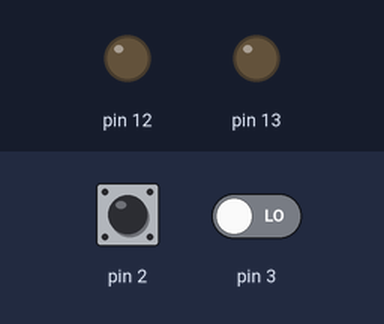
Bench run of a sketch on a simulated Arduino Uno, built with avr-gcc and run on an emulated ATmega328P. On the bench: output pins drawn as LEDs (lit = HIGH). Dashed ring = blinking. Inputs (shaded band) come from the test bench; at power-on: pin 2 LOW, pin 3 LOW.

Above: at 1.2 s.
1.3 s: pin 2 driven HIGH
At 1.9 s:
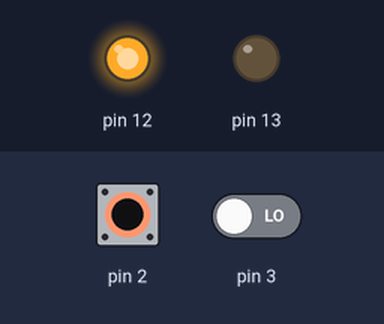
2.8 s: pin 3 driven HIGH
At 4.0 s:
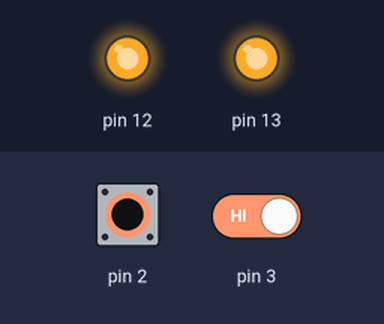
4.3 s: pin 2 pulsed LOW 5 times (0.12 s each, 0.3 s apart)
At 5.9 s:
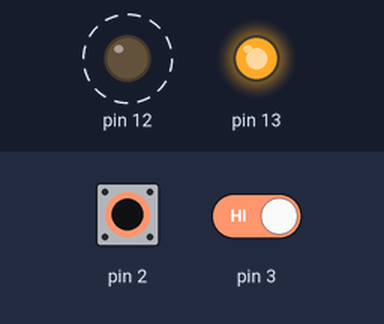
Timing chart, 0 to 7.4 s (numbered marks = the images above; inputs shaded):
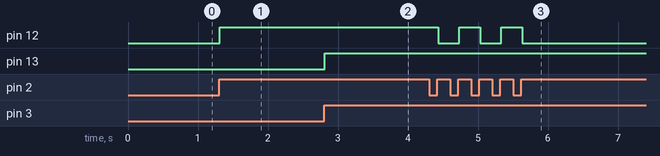

The sketch:

Chattering_Debounce_Struct_1107.ino
```cpp
#define Serialonoff 0

struct TOGLE
{
  char togle_name[20];
  const int BT_pin;
  const int LED_pin;
  int LED_State;
  int BT_State;
  int last_BT_State;
  unsigned int cnt;
  int reading;
};

// (name, BT_pin, LED_pin, LED_State, BT_State, last_BT_State, cnt, reading)
TOGLE A = { "A", 2, 12, LOW, LOW, HIGH, 0};
TOGLE B = { "B", 3, 13, LOW, LOW, HIGH, 0};

// 소프트웨어적으로 처리하는 것 좋지않음
// 시정수를 계산 후 Delay Time을 지연회로로 처리하는 것이 바람직함
unsigned long lastDebounceTime = 0;
unsigned long debounceDelay = 10;

void setup()
{
  set_togle_BT_LED(A.BT_pin,A.LED_pin);
  set_togle_BT_LED(B.BT_pin,B.LED_pin);

#if Serialonoff
  Serial.begin(9600);
  Serial.println("START SET UP");
#endif

}

void loop()
{
  togle_BT_LED(&A);
  togle_BT_LED(&B);
}

void set_togle_BT_LED (int BT_pin, int LED_pin)
{
  pinMode(BT_pin, INPUT);
  pinMode(LED_pin, OUTPUT);
}

void togle_BT_LED(TOGLE* T)
{
  T->reading = digitalRead(T->BT_pin);

  if (T->reading != T->last_BT_State)
  {
    lastDebounceTime = millis();
    T->last_BT_State = T->reading;
  }

  if ((millis() - lastDebounceTime) > debounceDelay)
  {
    if (T->reading != T->BT_State)
    {
      T->BT_State = T->reading;
      if (T->BT_State == HIGH)
      {

        T->LED_State = !(T->LED_State);

#if Serialonoff
        Serial.print(T->togle_name);
        Serial.print(": ");
        Serial.println(T->cnt++);
#endif

      }
      digitalWrite(T->LED_pin, T->LED_State);
    }
  }
}
```

Measured:
- after the input at 1.3 s, pin 12: LOW → HIGH at once
- after the input at 2.8 s, pin 13: LOW → HIGH at once
- after the input at 4.3 s, pin 12: alternates HIGH for 0.30 s and LOW for 0.30 s, 5 changes in all, then stays LOW, starting after 0.13 s
